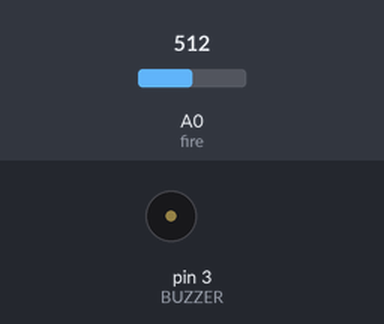
The sketch below on a simulated Arduino Uno, built with avr-gcc and run on an emulated ATmega328P. On the bench: buzzer (waves = sounding). Inputs (shaded band) come from the test bench; at power-on: A0 (fire) = 512. What the sketch prints to the serial monitor is not drawn.

Above: at 1.3 s.
1.4 s: A0 (fire) set to 410
2.9 s: A0 (fire) set to 394
Timing chart, 0 to 10.5 s (numbered marks = the images above; inputs shaded):
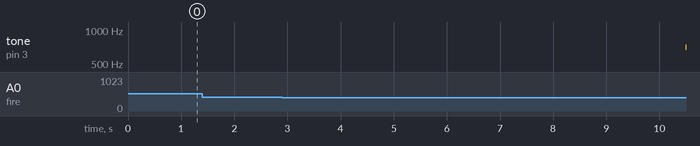

Measured:
- after the input at 1.4 s, every drawn part: stays the same
- after the input at 2.9 s, tone on pin 3 (BUZZER): silent → 707 Hz after 7.6 s

The sketch:

fire_sensor.ino
```cpp
#define fire A0
#define GND A1
#define VCC A2
#define BGND 5
#define BUZZER 3


void setup() {
  Serial.begin(9600);

  pinMode(fire, INPUT);
  pinMode(VCC, OUTPUT);
  pinMode(GND, OUTPUT);
  digitalWrite(VCC, HIGH);
  digitalWrite(GND, LOW);


  pinMode(BGND, OUTPUT);
  pinMode(BUZZER, OUTPUT);
  digitalWrite(BGND, LOW);

}

void loop() {

  int val = analogRead(fire);
  int fire_a = map(val, 0, 1023, 0, 255);

  if (fire_a < 100) {

    Serial.print("화재발생!!!  ");


      for (int i = 300; i < 750; i++)
      {
        tone(BUZZER, i);
        delay(5);
      }

      for (int i = 750; i> 300; i--)
      {
        tone(BUZZER, i);
        delay(5);
      }


      noTone(BUZZER);

  }


  delay(500);


}
```
